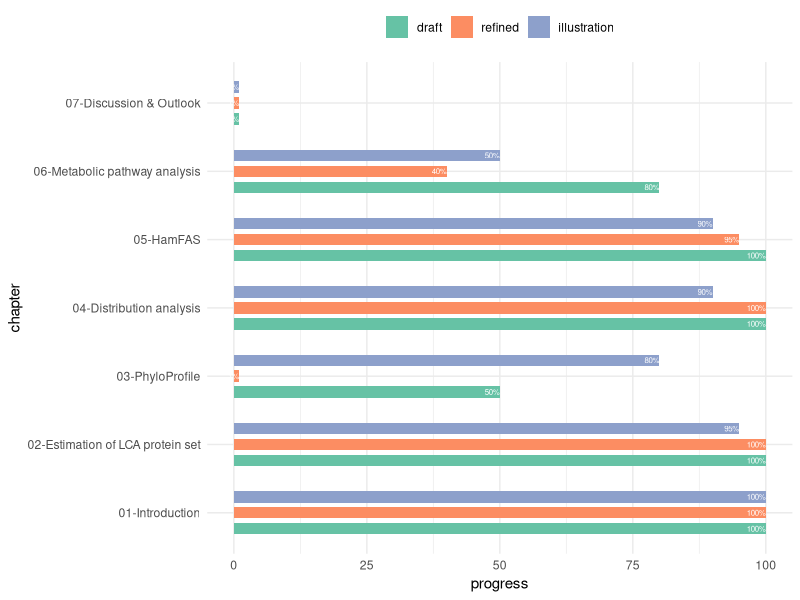
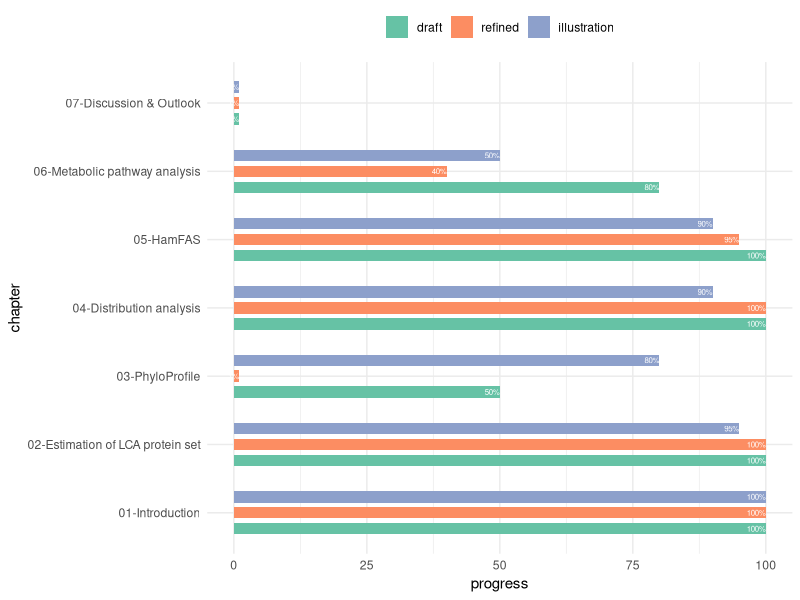

These charts were generated, in order, by the following R code:
### thesis writing progess
library(ggplot2)
chapter <- rep(c("01-Introduction","02-Estimation of LCA protein set",
                 "03-PhyloProfile",
                 "04-Distribution analysis","05-HamFAS",
                 "06-Metabolic pathway analysis",
                 "07-Discussion & Outlook"), each = 3)
type <- rep(c("draft","refined","illustration"),5)
progress <- c(100,100,100, # chapter 01 Introduction
              100,100,95, # chapter 02 LCA estimation
              50,1,80, # chapter 03 PhyloProfile
              100,100,90, # chapter 04 Distribution analysis
              100,95,90, # chapter 05 HamFAS
              80,40,50, # chapter 06 pathway analysis
              1,1,1 # chapter 07 Discussion & Outlook
              )

df <- as.data.frame(cbind(chapter,type,progress), stringsAsFactors = FALSE)
df$progress <- as.numeric(df$progress)
df$type <- factor(df$type, levels = c("draft","refined","illustration"))

ggplot(df, aes(x = chapter, y = progress)) +
  geom_bar(aes(fill = type), stat = "identity", position = position_dodge(width = 0.7), width = 0.5) +
  geom_text(aes(label = paste0(progress,"%"), group = type), color = "white", size = 2, position = position_dodge(width = 0.7), hjust = 1) +
  coord_flip() +
  theme_minimal() +
  scale_fill_brewer(palette = "Set2") +
  theme(legend.position = "top", legend.title = element_blank())

ggsave("/Users/trvinh/work/thesis/microsporidia/progress.pdf", width = 20, height = 10, units = "cm")
